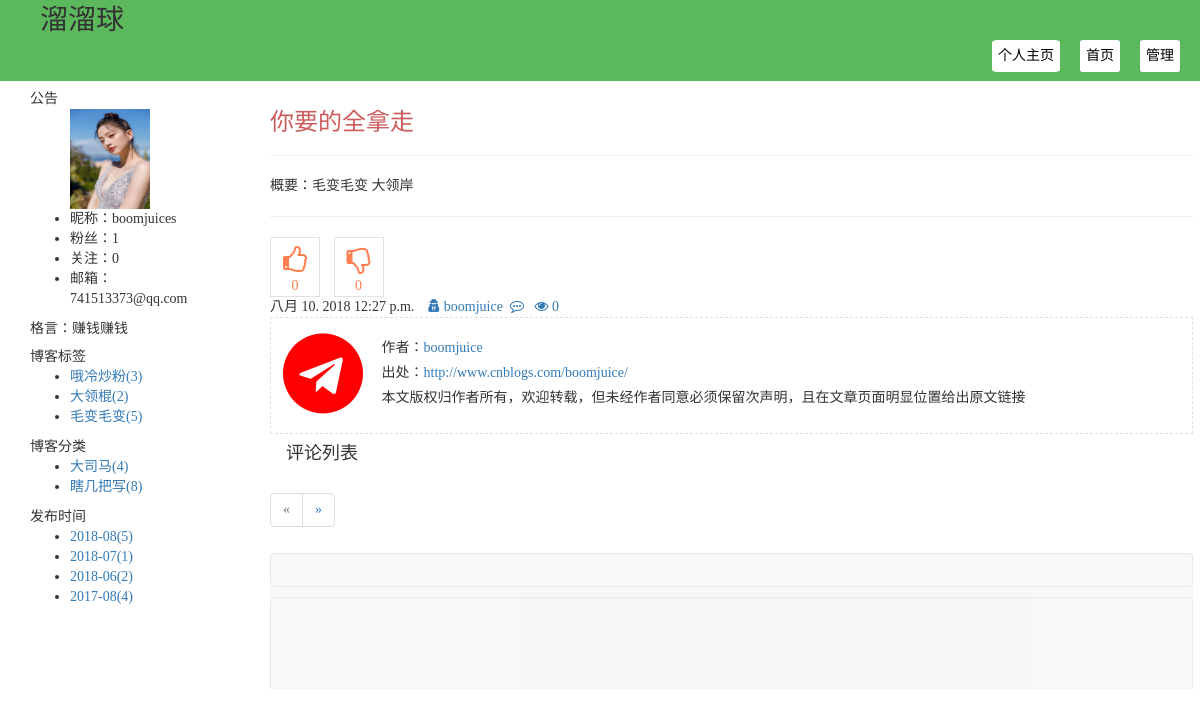
Page /boomjuice/19 on the committed database.
### repository/models.py (models this page shows, shortened)
class PersonalBlog(models.Model):
    title = models.CharField(max_length=32, verbose_name='博客标题')
    site = models.CharField(max_length=32, verbose_name='博客后缀', unique=True)
    theme = models.CharField(max_length=32, verbose_name='博客主题')
    summary = models.CharField(max_length=128, verbose_name='基本介绍')
    pb = models.OneToOneField('User', related_name='pb')
    class Meta:
        db_table = 'PersonalBlog'
        verbose_name_plural = '个人博客'

class User(models.Model):
    username = models.CharField(max_length=20, verbose_name='用户名', unique=True)
    nickname = models.CharField(verbose_name='昵称', max_length=32, null=True, blank=True)
    pwd = models.CharField(max_length=32, verbose_name='密码')
    email = models.EmailField(verbose_name='邮箱', unique=True)
    img = models.ImageField(verbose_name='头像', upload_to='static/user_img', null=True)
    fans = models.ManyToManyField(to='User',
                                  through='UserFans',
                                  related_name='f',
                                  through_fields=('user', 'follower'),
                                  verbose_name='粉丝')
    class Meta:
        db_table = 'User'
        verbose_name_plural = '用户信息'

class ArticleTag(models.Model):
    tag = models.CharField(max_length=32, verbose_name='文章标签')
    blog = models.ForeignKey('PersonalBlog', on_delete=models.CASCADE, verbose_name='所属博客')
    class Meta:
        db_table = 'ArticleTag'
        verbose_name_plural = '文章标签'

class ArticleClassify(models.Model):
    classify = models.CharField(max_length=32, verbose_name='文章分类')
    blog = models.ForeignKey('PersonalBlog', on_delete=models.CASCADE, verbose_name='所属博客')
    class Meta:
        db_table = 'ArticleClassify'
        verbose_name_plural = '文章分类'

class BlogArticle(models.Model):
    title = models.CharField(max_length=128, verbose_name='文章标题')
    summary = models.CharField(max_length=255, verbose_name='文章简介')
    read_count = models.IntegerField(default=0)
    comment_count = models.IntegerField(default=0)
    up_count = models.IntegerField(default=0)
    down_count = models.IntegerField(default=0)
    add_date = models.DateTimeField('保存日期', default=timezone.now)
    mod_date = models.DateTimeField('最后修改日期', auto_now=True)
    blog = models.ForeignKey('PersonalBlog', verbose_name='所属博客')
    classify = models.ForeignKey('ArticleClassify', verbose_name='个人分类', null=True)
    tags = models.ManyToManyField(to="ArticleTag",
                                  through='TagsToArticle',
                                  through_fields=('article', 'tag'),
                                  verbose_name='文章标签')
    type_choices = [
        (1, 'Python'),
        (2, 'Linux'),
        (3, ' OpenStack'),
        (4, ' GoLang'),
    ]
    article_type_id = models.IntegerField(choices=type_choices, default=None, verbose_name='文章种类')
    class Meta:
        db_table = 'BlogArticle'
        verbose_name_plural = '博客文章'

### web/view/views.py (the view)
# urls.py: url(r'^(?P<site>\w+)/(?P<aid>\w+)', vs.detail, name='detail'),
def detail(request, site, aid):
    blog = PersonalBlog.objects.filter(site=site).first()
    if not blog:
        return redirect('/')
    bid = PersonalBlog.objects.filter(site=site).values('id').first()
    bid = bid['id']
    tags = ArticleTag.objects.filter(blog_id=bid).all()
    classifies = ArticleClassify.objects.filter(blog_id=bid).all()
    ctime = BlogArticle.objects.raw(
        'select id, count(id) as num,strftime("%%Y-%%m",add_date) as ctime from BlogArticle where blog_id=%s group by strftime("%%Y-%%m",add_date) order by strftime("%%Y-%%m",add_date) desc  ',
        [bid])
    article_detail = BlogArticle.objects.filter(id=aid).first()
    user = User.objects.filter(pb__site=site).first()
    comments = ArticleComment.objects.filter(bid=aid).all().order_by('-create_time')
    count = ArticleComment.objects.filter(bid=aid).count()
    pagination = Pager2.Pagination(count, request.GET.get('p'), 5, 7)
    comments = comments[pagination.start():pagination.end()]
    base_url = '/' + site + '/' + aid
    page_str = pagination.page_str(base_url)
    context = {
        'blog': blog,
        'tags': tags,
        'classifies': classifies,
        'ctime': ctime,
        'article_detail': article_detail,
        'user': user,
        'comments': comments,
        'page_str': page_str,
    }
    return render(request, 'home/home_detail.html', context=context)

### utils/Pagination/Pager2.py (called while the page is built)
    def start(self):
        return (self.current_page-1)*self.per_page_data_num

    def end(self):
        return self.current_page*self.per_page_data_num

    @property
    def num_pages(self):
        a, b = divmod(self.total_count, self.per_page_data_num)
        if b == 0:
            return a
        return a+1

### templates/home/home_detail.html (shortened to what this page needs)
{% extends 'home/home.html' %}
{% block content %}
    <div class="article">
        <h3>{{ article_detail.title }}</h3>
        <hr>
        <p class="summary">概要：{{ article_detail.summary }}</p>
        <hr>
    </div>
    <div class="up-down">
        <div class="up">
            <span><i class="fa fa-thumbs-o-up fa-2x"></i></span>
            <span class="up-count">{{ article_detail.up_count }}</span>
        </div>
        <div class="down">
            <span><i class="fa fa-thumbs-o-down fa-2x"></i></span>
            <span class="down-count">{{ article_detail.down_count }}</span>
        </div>
        <div class="author-info">
            <span>{{ article_detail.add_date|  date:"N d. Y  f  a " }}&nbsp;&nbsp;</span>
            <a><i class="fa fa-user-secret">&nbsp;</i>{{ user.username }}&nbsp;</a>
            <a><i class="fa fa-commenting-o">&nbsp;</i>{{ article.articlecomment_set.count }}&nbsp;</a>
            <a><i class="fa fa-eye">&nbsp;</i>{{ article_detail.read_count }}</a>
        </div>
        <div class="article-warning">
            <div class="icon">
                <i class="fa fa-telegram "></i>
            </div>
            <div class="texts">
                <h5>作者：<a href="/{{ article_detail.blog.site }}">{{ user.username }}</a></h5>
                <h5>出处：<a href="/{{ article_detail.blog.site }}/{{ article_detail.id }}">http://www.cnblogs.com/{{ user.pb.site }}/</a></h5>
                <h5>本文版权归作者所有，欢迎转载，但未经作者同意必须保留次声明，且在文章页面明显位置给出原文链接</h5>
            </div>
        </div>
        <div class="comments">
            <h4>评论列表</h4>
            </div>
            <div>
                <ul class="pagination">
                    {{ page_str }}
                </ul>
            </div>
            <div class="editor">
                <div style="padding: 5px 0; color: #ccc"></div>
                {% if not request.session.user %}
                    <div id="over">
                    </div>
                {% endif %}
            </div>
        </div>
    </div>
{% endblock %}

### templates/home/home.html (shortened to what this page needs)
<!DOCTYPE html>
<html lang="en">
<head>
    <link rel="stylesheet" href="/static/bootstrap/css/bootstrap.css">
    <link rel="stylesheet" href="/static/fa/css/font-awesome.css">
    <link rel="stylesheet" href="/static/css/theme/{{ blog.theme }}.css">
</head>
<body>
<div class="top-box">
    <div class="title">{{ blog.title }}</div>
    <div class="menu-list">
        <a class='menu-item' href="/backend/index">管理</a>
        <a class='menu-item' href="/">首页</a>
        <a class='menu-item' href="/{{ blog.site }}">个人主页</a>
    </div>
</div>
<div class="body">
    <div class="blog-body">
        <div class="blog-help">
            <div class="user-info">
                <div class="notice">公告</div>
                 <ul class="notice-list">
                     <img src="/{{ blog.pb.img }}/" alt="">
                     <li>昵称：{{ blog.pb.nickname }}</li>
                     <li>粉丝：{{ blog.pb.fans.count }}</li>
                     <li>关注：{{ blog.pb.f.count }}</li>
                     <li>邮箱：{{ blog.pb.email }}</li>
                 </ul>
                <div class="summary">格言：{{ blog.summary }}</div>
            </div>
            <div class="blog-tag">
                <div class="tag-name">博客标签</div>
                <ul class="tag">
                    {% for tag in tags %}
                        <li><a href="/{{ blog.site }}/tag/{{ tag.id }}">{{ tag.tag }}({{ tag.blogarticle_set.count }})</a></li>
                    {% endfor %}
                </ul>
            </div>
            <div class="blog-classify">
                <div class="classify-name">博客分类</div>
                <ul class="classify">
                    {% for classify in classifies %}
                    <li><a href="/{{ blog.site }}/classify/{{ classify.id }}">{{ classify.classify }}({{ classify.blogarticle_set.count }})</a></li>
                    {% endfor %}
                </ul>
            </div>
            <div class="blog-date">
                <div class="date-name">发布时间</div>
                <ul class="date">
                    {% for time in ctime %}
                    <li><a href="/{{ blog.site }}/date/{{ time.ctime }}">{{ time.ctime }}({{ time.num }})</a></li>
                    {% endfor %}
                </ul>
            </div>
        </div>
        <div class="blog-content">
            {% block content %}
            {% endblock %}
        </div>
    </div>
</body>
</html>

### static/css/theme/default.css (style rules this page uses)
body { font-family: Times New Roman, 宋体; }
.top-box { height: 81px; width: 100%; background: #5cb85c; }
.title { font-size: 28px; margin-left: 40px; }
.menu-item { float: right; margin-right: 20px; text-decoration: none; background: white; padding: 5px; border: 1px solid white; border-radius: 8%; color: black; }
.blog-body { width: 95%; margin: 8px auto; position: relative; }
.blog-help { width: 15%; display: inline-block; position: absolute; }
.notice-list img { height: 100px; width: 80px; }
.blog-tag { margin-top: 8px; }
.blog-content { position: absolute; display: inline-block; left: 240px; width: 81%; overflow-y: auto; height: 600px; }
.article h3 { color: indianred; }
.up, .down { text-align: center; display: inline-block; border: 1px solid #e1e1e1; width: 50px; margin-right: 10px; }
.up i, .down i { width: 40px; margin-top: 8px; }
.author-info a { text-decoration: none; }
.icon { display: inline-block; color: red; font-size: 80px; margin-left: 12px; }
.texts { display: inline-block; margin-left: 15px; }
.article-warning { border: 1px dashed #e1e1e1; }
.comments { margin-left: 16px; }
#over { position: absolute; width: 100%; height: 550px; z-index: 10001; background: whitesmoke; opacity: 0.7; top: 0; left:0; text-align: center; }
.editor { position: relative; }
.up span,.down span { cursor: pointer; color: coral; }

### rows in the picture
PersonalBlog: title "溜溜球", pb.img (picture), pb.nickname "boomjuices", pb.fans.count "1", pb.f.count "0", pb.email "741513373@qq.com", summary "赚钱赚钱"
ArticleTag: tag "哦冷炒粉", blogarticle_set.count "3"
ArticleTag: tag "大领棍", blogarticle_set.count "2"
ArticleTag: tag "毛变毛变", blogarticle_set.count "5"
ArticleClassify: classify "大司马", blogarticle_set.count "4"
ArticleClassify: classify "瞎几把写", blogarticle_set.count "8"
BlogArticle: ctime "2018-08", num "5"
BlogArticle: ctime "2018-07", num "1"
BlogArticle: ctime "2018-06", num "2"
BlogArticle: ctime "2017-08", num "4"
BlogArticle: title "你要的全拿走", summary "毛变毛变 大领岸", up_count "0", down_count "0", add_date "八月 10. 2018 12:27 p.m.", read_count "0"
User: username "boomjuice", pb.site "boomjuice"

### other values in the picture
{{ page_str }} "« »"
